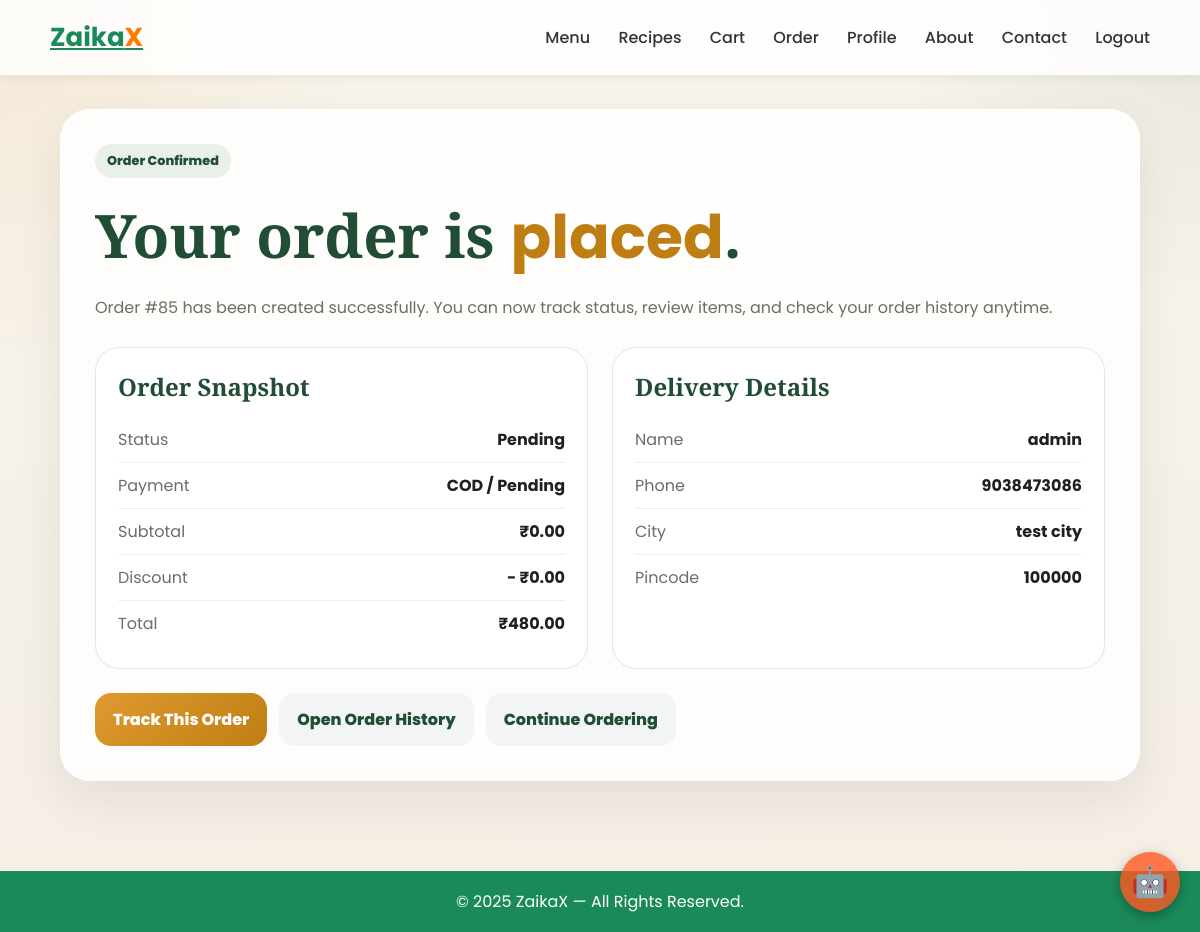
The app's page /cart/confirmation/85/ (signed in) with its own data.
### cart/models.py (models this page shows, shortened)
class Order(models.Model):
    PAYMENT_METHOD_COD = "COD"
    PAYMENT_METHOD_ONLINE = "ONLINE"
    PAYMENT_METHOD_CHOICES = [
        (PAYMENT_METHOD_COD, "Cash on Delivery"),
        (PAYMENT_METHOD_ONLINE, "Online Payment"),
    ]
    PAYMENT_PENDING = "Pending"
    PAYMENT_PAID = "Paid"
    PAYMENT_FAILED = "Failed"
    PAYMENT_STATUS_CHOICES = [
        (PAYMENT_PENDING, "Pending"),
        (PAYMENT_PAID, "Paid"),
        (PAYMENT_FAILED, "Failed"),
    ]
    user = models.ForeignKey(User, on_delete=models.CASCADE)
    applied_coupon = models.ForeignKey(Coupon, on_delete=models.SET_NULL, null=True, blank=True)
    full_name = models.CharField(max_length=100)
    phone = models.CharField(max_length=15)
    address = models.TextField()
    city = models.CharField(max_length=50)
    pincode = models.CharField(max_length=10)
    instructions = models.TextField(blank=True, null=True)
    created_at = models.DateTimeField(auto_now_add=True)
    updated_at = models.DateTimeField(auto_now=True)
    STATUS_PENDING = "Pending"
    STATUS_PLACED = "Placed"
    STATUS_PROCESSING = "Processing"
    STATUS_SHIPPED = "Shipped"
    STATUS_DELIVERED = "Delivered"
    STATUS_CANCELLED = "Cancelled"
    STATUS_CHOICES = [
        (STATUS_PENDING, "Pending"),
        (STATUS_PLACED, "Placed"),
        (STATUS_PROCESSING, "Processing"),
        (STATUS_SHIPPED, "Shipped"),
        (STATUS_DELIVERED, "Delivered"),
        (STATUS_CANCELLED, "Cancelled"),
    ]
    status = models.CharField(max_length=20, choices=STATUS_CHOICES, default=STATUS_PENDING)
    subtotal_price = models.DecimalField(max_digits=10, decimal_places=2, default=0)
    delivery_fee = models.DecimalField(max_digits=10, decimal_places=2, default=0)
    discount_amount = models.DecimalField(max_digits=10, decimal_places=2, default=0)
    total_price = models.DecimalField(max_digits=10, decimal_places=2, default=0)
    coupon_code = models.CharField(max_length=30, blank=True)
    payment_method = models.CharField(max_length=20, choices=PAYMENT_METHOD_CHOICES, default=PAYMENT_METHOD_COD)
    payment_status = models.CharField(max_length=20, choices=PAYMENT_STATUS_CHOICES, default=PAYMENT_PENDING)

### cart/views.py (the view)
# urls.py: path('confirmation/<int:order_id>/', views.order_confirmation, name='order_confirmation'),
@login_required(login_url="login")
def order_confirmation(request, order_id):
    order = get_object_or_404(Order.objects.prefetch_related("items__item"), id=order_id, user=request.user)
    return render(request, "cart/order_confirmation.html", {"order": order})

### cart/context_processors.py (called while the page is built)
def cart_count(request):
    if request.user.is_authenticated:
        try:
            qs = CartItem.objects.filter(user=request.user)
            total = sum(ci.quantity for ci in qs)
        except Exception:
            total = 0
        return {'cart_count': total}
    return {'cart_count': 0}

### cart/templates/cart/order_confirmation.html (shortened to what this page needs)
{% extends 'main/base.html' %}
{% block content %}
<section class="zx-confirm">
    <div class="zx-shell">
        <div class="zx-card">
            <div class="zx-badge">Order Confirmed</div>
            <h1>Your order is <em>placed</em>.</h1>
            <p>Order #{{ order.id }} has been created successfully. You can now track status, review items, and check your order history anytime.</p>
            <div class="zx-grid">
                <div class="zx-box">
                    <h2>Order Snapshot</h2>
                    <div class="zx-row"><span>Status</span><strong>{{ order.status }}</strong></div>
                    <div class="zx-row"><span>Payment</span><strong>{{ order.payment_method }} / {{ order.payment_status }}</strong></div>
                    <div class="zx-row"><span>Subtotal</span><strong>&#8377;{{ order.subtotal_price }}</strong></div>
                    <div class="zx-row"><span>Discount</span><strong>- &#8377;{{ order.discount_amount }}</strong></div>
                    <div class="zx-row"><span>Total</span><strong>&#8377;{{ order.total_price }}</strong></div>
                </div>
                <div class="zx-box">
                    <h2>Delivery Details</h2>
                    <div class="zx-row"><span>Name</span><strong>{{ order.full_name }}</strong></div>
                    <div class="zx-row"><span>Phone</span><strong>{{ order.phone }}</strong></div>
                    <div class="zx-row"><span>City</span><strong>{{ order.city }}</strong></div>
                    <div class="zx-row"><span>Pincode</span><strong>{{ order.pincode }}</strong></div>
                </div>
            </div>
            <div class="actions zx-actions">
                <a href="{% url 'order_detail' order.id %}" class="zx-btn">Track This Order</a>
                <a href="{% url 'order_history' %}" class="zx-btn-light">Open Order History</a>
                <a href="{% url 'menu_list' %}" class="zx-btn-light">Continue Ordering</a>
            </div>
        </div>
    </div>
</section>
{% endblock %}

### static/css/style.css (style rules this page uses)
* { margin: 0; padding: 0; box-sizing: border-box; font-family: 'Poppins', sans-serif; }
body { background: #f8f9f3; color: #333; }
:root { --green: #1b8a5a; --orange: #ff7b00; --light-green: #e9f7f1; }

### cart/templates/cart/order_confirmation.html (style rules this page uses)
:root { --zx-surface:rgba(255,255,255,.86);--zx-line:rgba(44,60,38,.12);--zx-text:#1d231c;--zx-muted:#677064;--zx-green:#214d34;--zx-green-soft:#e8f0e9;--zx-gold:#df9a2e;--zx-gold-deep:#bf7e14;--zx-shadow:0 18px 46px rgba(23,30,21,.08) }
body { background:radial-gradient(circle at top left,rgba(223,154,46,.12),transparent 24%),radial-gradient(circle at top right,rgba(33,77,52,.08),transparent 20%),linear-gradient(180deg,#f8f4ec 0%,#f4eee5 100%)!important }
.zx-confirm { font-family:'Manrope',sans-serif;color:var(--zx-text);padding:34px 0 90px }
.zx-shell { width:min(1080px,calc(100% - 48px));margin:0 auto }
.zx-card { background:var(--zx-surface);border:1px solid rgba(255,255,255,.65);backdrop-filter:blur(14px);box-shadow:var(--zx-shadow);border-radius:30px;padding:34px }
.zx-badge { display:inline-flex;margin-bottom:14px;padding:8px 12px;border-radius:999px;background:var(--zx-green-soft);color:var(--zx-green);font-size:.8rem;font-weight:800 }
.zx-card h1 { margin:0 0 12px;font-family:'Playfair Display',serif;font-size:clamp(2.5rem,5vw,4rem);color:var(--zx-green) }
.zx-card h1 em { color:var(--zx-gold-deep);font-style:normal }
.zx-card p { margin:0;color:var(--zx-muted);line-height:1.8 }
.zx-grid { margin-top:24px;display:grid;grid-template-columns:1fr 1fr;gap:24px }
.zx-box { padding:22px;border-radius:24px;background:#fff;border:1px solid var(--zx-line) }
.zx-box h2 { margin:0 0 14px;font-family:'Playfair Display',serif;color:var(--zx-green) }
.zx-row { display:flex;justify-content:space-between;gap:12px;padding:10px 0;border-bottom:1px solid rgba(44,60,38,.08) }
.zx-row:last-child { border-bottom:none }
.zx-row span { color:var(--zx-muted) }
.zx-actions { display:flex;gap:12px;flex-wrap:wrap;margin-top:24px }
.zx-btn,.zx-btn-light { display:inline-flex;align-items:center;justify-content:center;padding:14px 18px;border-radius:16px;text-decoration:none;font-weight:800 }
.zx-btn { background:linear-gradient(135deg,var(--zx-gold) 0%,var(--zx-gold-deep) 100%);color:#fff }
.zx-btn-light { background:#f2f5f3;color:var(--zx-green) }

### records on screen
Order: id "85", status "Pending", payment_method "COD", payment_status "Pending", subtotal_price "0.00", discount_amount "0.00", total_price "480.00", full_name "admin", phone "9038473086", city "test city", pincode "100000"
